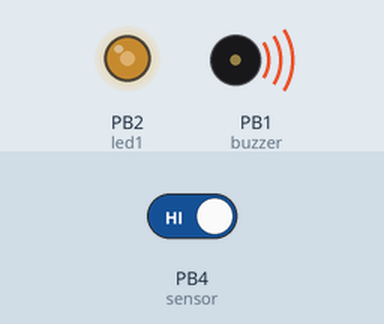
Recording of a sketch running on a simulated ATtiny85, built with avr-gcc and run on an emulated ATtiny85. On the bench: output pins drawn as LEDs (lit = HIGH), buzzer (waves = sounding). The test bench sets the inputs (shaded band); at power-on: PB4 (sensor) HIGH.

Above: at 1.2 s.
1.3 s: PB4 (sensor) driven LOW
At 2.5 s:
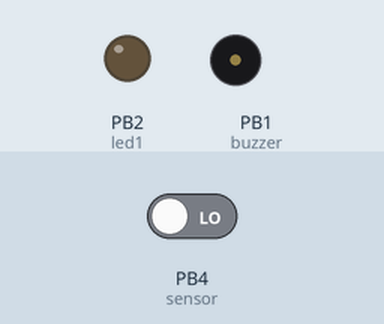
2.8 s: PB4 (sensor) driven HIGH
At 3.2 s:
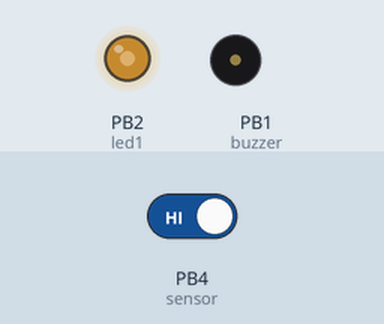
Timing chart, 0 to 5.8 s (numbered marks = the images above; inputs shaded):
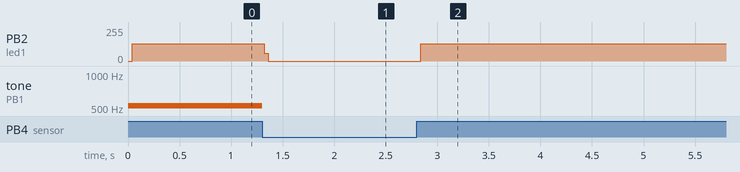

The sketch:

sensorAC.ino
```cpp
/*
#define led1 D3
#define led2 2
#define buzzer D5
#define sensor D8
*/
/*
#define led1 8
#define led2 2
#define buzzer 7
#define sensor 9
*/

//Attiny
#define led1 2
#define buzzer 1
#define sensor 4

int estado = 1;

// Notes
const int Note_C  = 239;
const int Note_CS = 225;
const int Note_D  = 213;
const int Note_DS = 201;
const int Note_E  = 190;
const int Note_F  = 179;
const int Note_FS = 169;
const int Note_G  = 159;
const int Note_GS = 150;
const int Note_A  = 142;
const int Note_AS = 134;
const int Note_B  = 127;

void TinyTone(unsigned char divisor, unsigned char octave, unsigned long duration)
{
  //TCCR1 = 0x90 | (8-octave); // for 1MHz clock
  TCCR1 = 0x90 | (11-octave); // for 8MHz clock
  OCR1C = divisor-1;         // set the OCR
  delay(duration);
  TCCR1 = 0x90;              // stop the counter
}

void tinyAcusticAlarm(){
 TinyTone(Note_C, 4, 500);
 TinyTone(Note_D, 4, 500);
 TinyTone(Note_E, 4, 500);
 TinyTone(Note_F, 4, 500);
 TinyTone(Note_G, 4, 500);
 TinyTone(Note_A, 4, 500);
 TinyTone(Note_B, 4, 500);
 TinyTone(Note_C, 5, 500);
}

const int Clock = ((F_CPU/1000000UL) == 16) ? 4 : ((F_CPU/1000000UL) == 8) ? 3 : 0;
const uint8_t scale[] PROGMEM = {239,226,213,201,190,179,169,160,151,142,134,127};

void note (int n, int octave) {
  int prescaler = 8 + Clock - (octave + n/12);
  if (prescaler<1 || prescaler>15 || octave==0) prescaler = 0;
  DDRB = (DDRB & ~(1<<buzzer)) | (prescaler != 0)<<buzzer;
  OCR1C = pgm_read_byte(&scale[n % 12]) - 1;
  GTCCR = (buzzer == 4)<<COM1B0;
  TCCR1 = 1<<CTC1 | (buzzer == 1)<<COM1A0 | prescaler<<CS10;
}

void tinyVisualAlarm(){
  digitalWrite(led1, estado);
  estado=!estado;
}

void visualAlarm(){
  for (int fadeValue = 0 ; fadeValue <= 255; fadeValue += 5) {
    // sets the value (range from 0 to 255):
    analogWrite(led1, fadeValue);
    // wait for 30 milliseconds to see the dimming effect
    delay(30);
  }

  // fade out from max to min in increments of 5 points:
  for (int fadeValue = 255 ; fadeValue >= 0; fadeValue -= 5) {
    // sets the value (range from 0 to 255):
    analogWrite(led1, fadeValue);
    // wait for 30 milliseconds to see the dimming effect
    delay(30);
  }
}

void acusticAlarm(){
  digitalWrite(led1,HIGH);
    // turn off tone function for pin 8:
  noTone(buzzer);
  // play a note on pin 6 for 200 ms:
  tone(buzzer, 440, 200);
  delay(200);

  // turn off tone function for pin 6:
  noTone(buzzer);
  // play a note on pin 7 for 500 ms:
  tone(buzzer, 494, 500);
  delay(500);

  // turn off tone function for pin 7:
  noTone(buzzer);
  // play a note on pin 8 for 300 ms:
  tone(buzzer, 523, 300);
  delay(300);
  digitalWrite(led1,LOW);
}

void check(){
  tone(buzzer, 1000, 10);
  delay(1);
}

void setup() {
  // put your setup code here, to run once:
  check();
  //pinMode(sensor,INPUT_PULLUP);
  pinMode(sensor,INPUT);
  pinMode(buzzer,OUTPUT);
  pinMode(led1,OUTPUT);

  digitalWrite(led1,LOW);
}

void loop() {
  // put your main code here, to run repeatedly:
  if(!digitalRead(sensor)){
    noTone(buzzer);
    digitalWrite(led1,LOW);
  }
  else{
    //tinyAcusticAlarm();
    note(12, 4);
    tinyVisualAlarm();
  }


}
```

Measured:
- after the input at 1.3 s, PB2 (led1): 128/255 → 0/255 at once; tone on PB1 (buzzer): 523 Hz → silent at once
- after the input at 2.8 s, PB2 (led1): 0/255 → 128/255 at once
